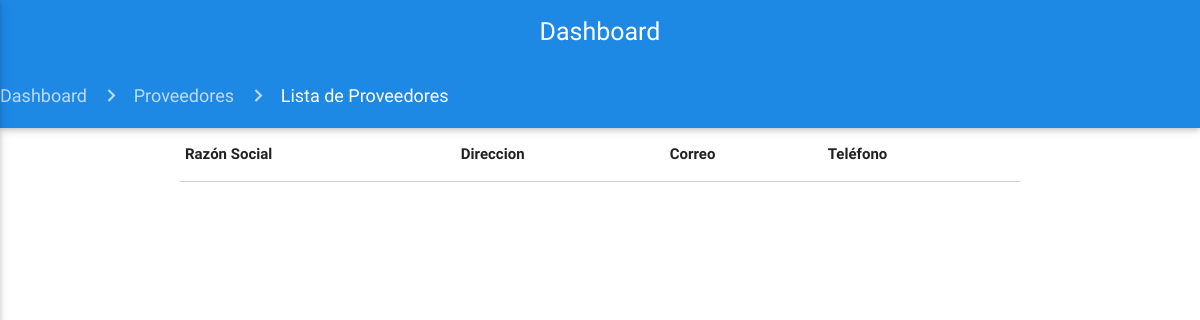
/administrador/lista_proveedores, run on an earlier commit of the app's database.
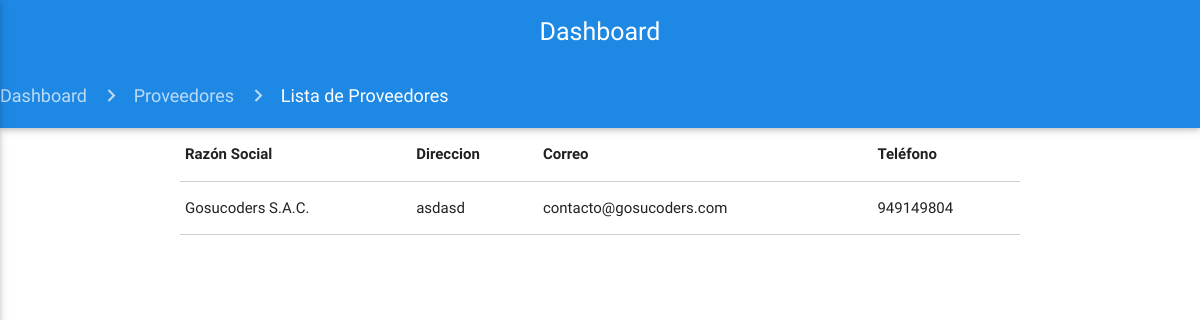
And on a later commit of the database.
### compras/models.py (models this page shows, shortened)
class Proveedor(models.Model):
    razon_social = models.CharField('Razon Social', max_length=100)
    direccion = models.CharField('Direccion', max_length=100)
    correo = models.CharField('Correo', max_length=100)
    telefono= models.CharField('Telefono', max_length=100)

### administrador/views.py (the view)
# urls.py: url(r'^administrador/lista_proveedores', views.lista_proveedores, name='lista_proveedores'),
def lista_proveedores(request):
    template = loader.get_template("administrador/proveedores/lista_proveedores.html")
    proveedores= Proveedor.objects.all()
    context = {'proveedores':proveedores}
    return HttpResponse(template.render(context, request))

### templates/administrador/proveedores/lista_proveedores.html
{% extends 'administrador/base.html' %}
{% load staticfiles %}
{% block content %}
<nav>
	<div class="nav-wrapper blue darken-1">
		<div class="col s12">
			<a href="{% url 'administrador' %}" class="breadcrumb">Dashboard</a>
			<a href="{% url 'dashboard_proveedores' %}" class="breadcrumb">Proveedores</a>
			<a href="#!" class="breadcrumb">Lista de Proveedores</a>
		</div>
	</div>
</nav>
    <div class="container lista-tiendas">
        <table class="highlight bordered">
        <thead>
          <tr>
              <th data-field="id">Razón Social</th>
              <th data-field="name">Direccion</th>
              <th data-field="price">Correo</th>
              <th data-field="price">Teléfono</th>
          </tr>
        </thead>
        <tbody>
            {% for proveedor in proveedores%}
          <tr>
            <td>{{proveedor.razon_social}}</td>
            <td>{{proveedor.direccion}}</td>
            <td>{{proveedor.correo}}</td>
            <td>{{proveedor.telefono}}</td>
          </tr>
            {% endfor %}
        </tbody>
      </table>
    </div>
{% endblock %}

What changed in the data, as far as the page shows it:
added Proveedor: razon_social "Gosucoders S.A.C.", direccion "asdasd", correo "contacto@gosucoders.com", telefono "949149804"
